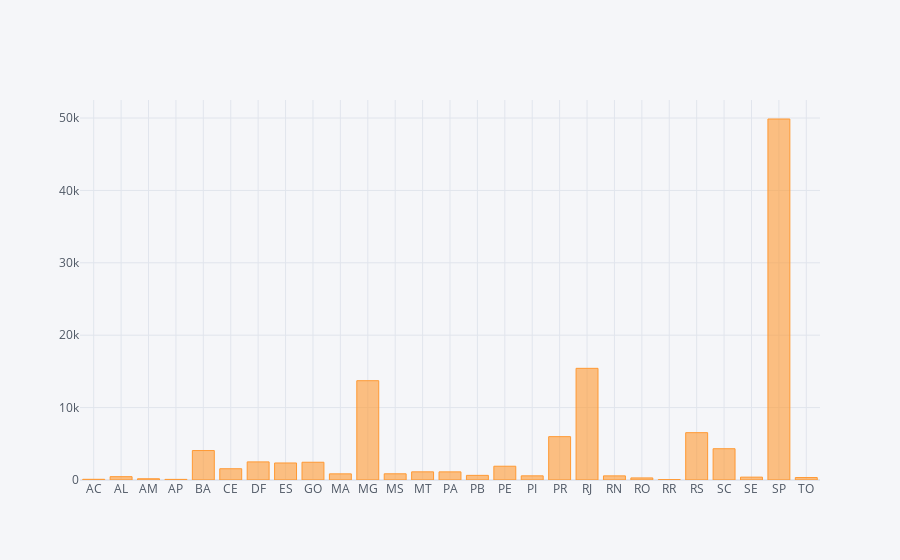

This figure's notebook cell:
### Code cell
df.groupby('customer_state').count()['order_id'].iplot(kind='bar')

### Figure 1 — Plotly figure (JSON) as saved in the notebook; plotly's stock layout.template omitted (floating-point values rounded to 4 significant figures)
{"data": [{"marker": {"color": "rgba(255, 153, 51, 0.6)", "line": {"color": "rgba(255, 153, 51, 1.0)", "width": 1}}, "name": "order_id", "orientation": "v", "text": "", "x": ["AC", "AL", "AM", "AP", "BA", "CE", "DF", "ES", "GO", "MA", "MG", "MS", "MT", "PA", "PB", "PE", "PI", "PR", "RJ", "RN", "RO", "RR", "RS", "SC", "SE", "SP", "TO"], "y": [95, 462, 172, 84, 4069, 1556, 2500, 2351, 2453, 849, 13718, 856, 1128, 1124, 640, 1903, 574, 5988, 15425, 571, 286, 52, 6539, 4319, 397, 49865, 339], "type": "bar"}], "layout": {"legend": {"bgcolor": "#F5F6F9", "font": {"color": "#4D5663"}}, "paper_bgcolor": "#F5F6F9", "plot_bgcolor": "#F5F6F9", "title": {"font": {"color": "#4D5663"}}, "xaxis": {"gridcolor": "#E1E5ED", "showgrid": true, "tickfont": {"color": "#4D5663"}, "title": {"font": {"color": "#4D5663"}, "text": ""}, "zerolinecolor": "#E1E5ED"}, "yaxis": {"gridcolor": "#E1E5ED", "showgrid": true, "tickfont": {"color": "#4D5663"}, "title": {"font": {"color": "#4D5663"}, "text": ""}, "zerolinecolor": "#E1E5ED"}}}
